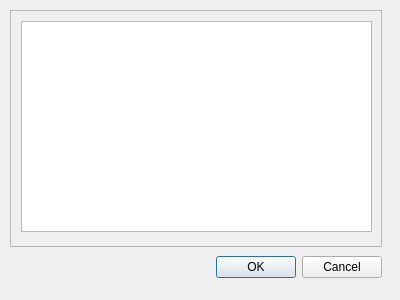
<?xml version="1.0" encoding="UTF-8"?>
<ui version="4.0">
 <class>Dialog</class>
 <widget class="QDialog" name="Dialog">
  <property name="geometry">
   <rect>
    <x>0</x>
    <y>0</y>
    <width>400</width>
    <height>300</height>
   </rect>
  </property>
  <property name="windowTitle">
   <string>Dialog</string>
  </property>
  <widget class="QWidget" name="">
   <property name="geometry">
    <rect>
     <x>10</x>
     <y>10</y>
     <width>372</width>
     <height>271</height>
    </rect>
   </property>
   <layout class="QVBoxLayout" name="verticalLayout">
    <item>
     <widget class="QScrollArea" name="scrollArea">
      <property name="widgetResizable">
       <bool>true</bool>
      </property>
      <widget class="QWidget" name="scrollAreaWidgetContents">
       <property name="geometry">
        <rect>
         <x>0</x>
         <y>0</y>
         <width>368</width>
         <height>229</height>
        </rect>
       </property>
       <widget class="QTableView" name="tableView">
        <property name="geometry">
         <rect>
          <x>10</x>
          <y>10</y>
          <width>351</width>
          <height>211</height>
         </rect>
        </property>
       </widget>
      </widget>
     </widget>
    </item>
    <item>
     <layout class="QHBoxLayout" name="horizontalLayout">
      <item>
       <spacer name="horizontalSpacer">
        <property name="orientation">
         <enum>Qt::Horizontal</enum>
        </property>
        <property name="sizeHint" stdset="0">
         <size>
          <width>168</width>
          <height>28</height>
         </size>
        </property>
       </spacer>
      </item>
      <item>
       <widget class="QDialogButtonBox" name="buttonBox">
        <property name="orientation">
         <enum>Qt::Horizontal</enum>
        </property>
        <property name="standardButtons">
         <set>QDialogButtonBox::Cancel|QDialogButtonBox::Ok</set>
        </property>
       </widget>
      </item>
     </layout>
    </item>
   </layout>
  </widget>
 </widget>
 <resources/>
 <connections>
  <connection>
   <sender>buttonBox</sender>
   <signal>accepted()</signal>
   <receiver>Dialog</receiver>
   <slot>accept()</slot>
   <hints>
    <hint type="sourcelabel">
     <x>248</x>
     <y>254</y>
    </hint>
    <hint type="destinationlabel">
     <x>157</x>
     <y>274</y>
    </hint>
   </hints>
  </connection>
  <connection>
   <sender>buttonBox</sender>
   <signal>rejected()</signal>
   <receiver>Dialog</receiver>
   <slot>reject()</slot>
   <hints>
    <hint type="sourcelabel">
     <x>316</x>
     <y>260</y>
    </hint>
    <hint type="destinationlabel">
     <x>286</x>
     <y>274</y>
    </hint>
   </hints>
  </connection>
 </connections>
</ui>
